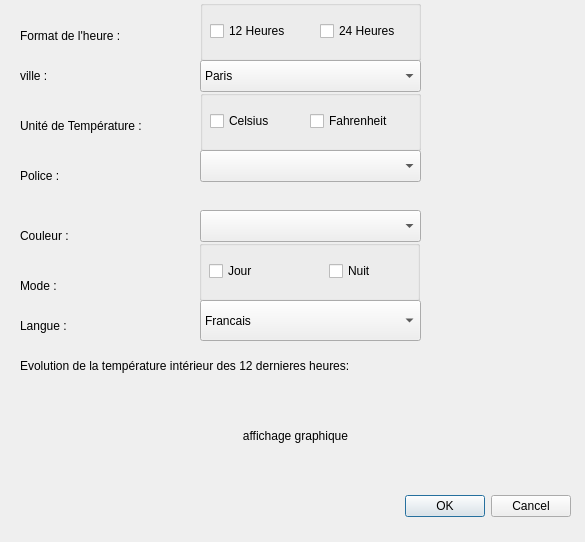
<?xml version="1.0" encoding="UTF-8"?>
<ui version="4.0">
 <class>DialogParametres</class>
 <widget class="QDialog" name="DialogParametres">
  <property name="geometry">
   <rect>
    <x>0</x>
    <y>0</y>
    <width>585</width>
    <height>542</height>
   </rect>
  </property>
  <property name="windowTitle">
   <string>Dialog</string>
  </property>
  <widget class="QDialogButtonBox" name="buttonBox">
   <property name="geometry">
    <rect>
     <x>230</x>
     <y>490</y>
     <width>341</width>
     <height>32</height>
    </rect>
   </property>
   <property name="orientation">
    <enum>Qt::Horizontal</enum>
   </property>
   <property name="standardButtons">
    <set>QDialogButtonBox::Cancel|QDialogButtonBox::Ok</set>
   </property>
  </widget>
  <widget class="QLabel" name="lblFormatHeure">
   <property name="geometry">
    <rect>
     <x>20</x>
     <y>20</y>
     <width>151</width>
     <height>31</height>
    </rect>
   </property>
   <property name="text">
    <string>Format de l'heure :</string>
   </property>
   <property name="alignment">
    <set>Qt::AlignLeading|Qt::AlignLeft|Qt::AlignVCenter</set>
   </property>
  </widget>
  <widget class="QLabel" name="lblVille">
   <property name="geometry">
    <rect>
     <x>20</x>
     <y>60</y>
     <width>111</width>
     <height>31</height>
    </rect>
   </property>
   <property name="text">
    <string>ville :</string>
   </property>
   <property name="alignment">
    <set>Qt::AlignLeading|Qt::AlignLeft|Qt::AlignVCenter</set>
   </property>
  </widget>
  <widget class="QLabel" name="lblUniteTemp">
   <property name="geometry">
    <rect>
     <x>20</x>
     <y>110</y>
     <width>161</width>
     <height>31</height>
    </rect>
   </property>
   <property name="text">
    <string>Unité de Température :</string>
   </property>
   <property name="alignment">
    <set>Qt::AlignLeading|Qt::AlignLeft|Qt::AlignVCenter</set>
   </property>
  </widget>
  <widget class="QLabel" name="lblPolice">
   <property name="geometry">
    <rect>
     <x>20</x>
     <y>160</y>
     <width>131</width>
     <height>31</height>
    </rect>
   </property>
   <property name="text">
    <string>Police :</string>
   </property>
   <property name="alignment">
    <set>Qt::AlignLeading|Qt::AlignLeft|Qt::AlignVCenter</set>
   </property>
  </widget>
  <widget class="QLabel" name="lblCouleur">
   <property name="geometry">
    <rect>
     <x>20</x>
     <y>220</y>
     <width>101</width>
     <height>31</height>
    </rect>
   </property>
   <property name="text">
    <string>Couleur :</string>
   </property>
  </widget>
  <widget class="QLabel" name="lblLangue">
   <property name="geometry">
    <rect>
     <x>20</x>
     <y>310</y>
     <width>121</width>
     <height>31</height>
    </rect>
   </property>
   <property name="text">
    <string>Langue :</string>
   </property>
  </widget>
  <widget class="QLabel" name="lblEvo12Heures">
   <property name="geometry">
    <rect>
     <x>20</x>
     <y>350</y>
     <width>421</width>
     <height>31</height>
    </rect>
   </property>
   <property name="text">
    <string>Evolution de la température intérieur des 12 dernieres heures:</string>
   </property>
  </widget>
  <widget class="QLabel" name="affichageGraphique">
   <property name="geometry">
    <rect>
     <x>20</x>
     <y>390</y>
     <width>551</width>
     <height>91</height>
    </rect>
   </property>
   <property name="text">
    <string>affichage graphique</string>
   </property>
   <property name="alignment">
    <set>Qt::AlignCenter</set>
   </property>
  </widget>
  <widget class="QGroupBox" name="gBoxFomHeure">
   <property name="geometry">
    <rect>
     <x>200</x>
     <y>0</y>
     <width>221</width>
     <height>61</height>
    </rect>
   </property>
   <property name="title">
    <string/>
   </property>
   <widget class="QCheckBox" name="cbox12H">
    <property name="geometry">
     <rect>
      <x>10</x>
      <y>20</y>
      <width>87</width>
      <height>22</height>
     </rect>
    </property>
    <property name="text">
     <string>12 Heures</string>
    </property>
   </widget>
   <widget class="QCheckBox" name="cbox24H">
    <property name="geometry">
     <rect>
      <x>120</x>
      <y>20</y>
      <width>87</width>
      <height>22</height>
     </rect>
    </property>
    <property name="text">
     <string>24 Heures</string>
    </property>
   </widget>
  </widget>
  <widget class="QComboBox" name="cBoxVille">
   <property name="geometry">
    <rect>
     <x>200</x>
     <y>60</y>
     <width>221</width>
     <height>32</height>
    </rect>
   </property>
   <item>
    <property name="text">
     <string>Paris</string>
    </property>
   </item>
   <item>
    <property name="text">
     <string>Toulouse</string>
    </property>
   </item>
   <item>
    <property name="text">
     <string>Grenoble</string>
    </property>
   </item>
   <item>
    <property name="text">
     <string>Nantes</string>
    </property>
   </item>
   <item>
    <property name="text">
     <string>Bordeaux</string>
    </property>
   </item>
   <item>
    <property name="text">
     <string>Lyon</string>
    </property>
   </item>
   <item>
    <property name="text">
     <string>Nice</string>
    </property>
   </item>
  </widget>
  <widget class="QGroupBox" name="groupBox">
   <property name="geometry">
    <rect>
     <x>200</x>
     <y>90</y>
     <width>221</width>
     <height>61</height>
    </rect>
   </property>
   <property name="title">
    <string/>
   </property>
   <widget class="QCheckBox" name="cBoxCelsius">
    <property name="geometry">
     <rect>
      <x>10</x>
      <y>20</y>
      <width>87</width>
      <height>22</height>
     </rect>
    </property>
    <property name="text">
     <string>Celsius</string>
    </property>
   </widget>
   <widget class="QCheckBox" name="cBox_Fahrenheit">
    <property name="geometry">
     <rect>
      <x>110</x>
      <y>20</y>
      <width>101</width>
      <height>22</height>
     </rect>
    </property>
    <property name="text">
     <string>Fahrenheit</string>
    </property>
   </widget>
  </widget>
  <widget class="QComboBox" name="cBoxPolice">
   <property name="geometry">
    <rect>
     <x>200</x>
     <y>150</y>
     <width>221</width>
     <height>32</height>
    </rect>
   </property>
  </widget>
  <widget class="QComboBox" name="comboBox">
   <property name="geometry">
    <rect>
     <x>200</x>
     <y>210</y>
     <width>221</width>
     <height>32</height>
    </rect>
   </property>
  </widget>
  <widget class="QLabel" name="label">
   <property name="geometry">
    <rect>
     <x>20</x>
     <y>270</y>
     <width>101</width>
     <height>31</height>
    </rect>
   </property>
   <property name="text">
    <string>Mode :</string>
   </property>
  </widget>
  <widget class="QGroupBox" name="groupBox_2">
   <property name="geometry">
    <rect>
     <x>199</x>
     <y>240</y>
     <width>221</width>
     <height>61</height>
    </rect>
   </property>
   <property name="title">
    <string/>
   </property>
   <widget class="QCheckBox" name="cBoxJour">
    <property name="geometry">
     <rect>
      <x>10</x>
      <y>20</y>
      <width>87</width>
      <height>22</height>
     </rect>
    </property>
    <property name="text">
     <string>Jour</string>
    </property>
   </widget>
   <widget class="QCheckBox" name="cBoxNuit">
    <property name="geometry">
     <rect>
      <x>130</x>
      <y>20</y>
      <width>87</width>
      <height>22</height>
     </rect>
    </property>
    <property name="text">
     <string>Nuit</string>
    </property>
   </widget>
  </widget>
  <widget class="QComboBox" name="cBoxLangue">
   <property name="geometry">
    <rect>
     <x>200</x>
     <y>300</y>
     <width>221</width>
     <height>41</height>
    </rect>
   </property>
   <item>
    <property name="text">
     <string>Francais</string>
    </property>
   </item>
   <item>
    <property name="text">
     <string>Anglais</string>
    </property>
   </item>
  </widget>
 </widget>
 <resources/>
 <connections>
  <connection>
   <sender>buttonBox</sender>
   <signal>accepted()</signal>
   <receiver>DialogParametres</receiver>
   <slot>accept()</slot>
   <hints>
    <hint type="sourcelabel">
     <x>248</x>
     <y>254</y>
    </hint>
    <hint type="destinationlabel">
     <x>157</x>
     <y>274</y>
    </hint>
   </hints>
  </connection>
  <connection>
   <sender>buttonBox</sender>
   <signal>rejected()</signal>
   <receiver>DialogParametres</receiver>
   <slot>reject()</slot>
   <hints>
    <hint type="sourcelabel">
     <x>316</x>
     <y>260</y>
    </hint>
    <hint type="destinationlabel">
     <x>286</x>
     <y>274</y>
    </hint>
   </hints>
  </connection>
 </connections>
</ui>
